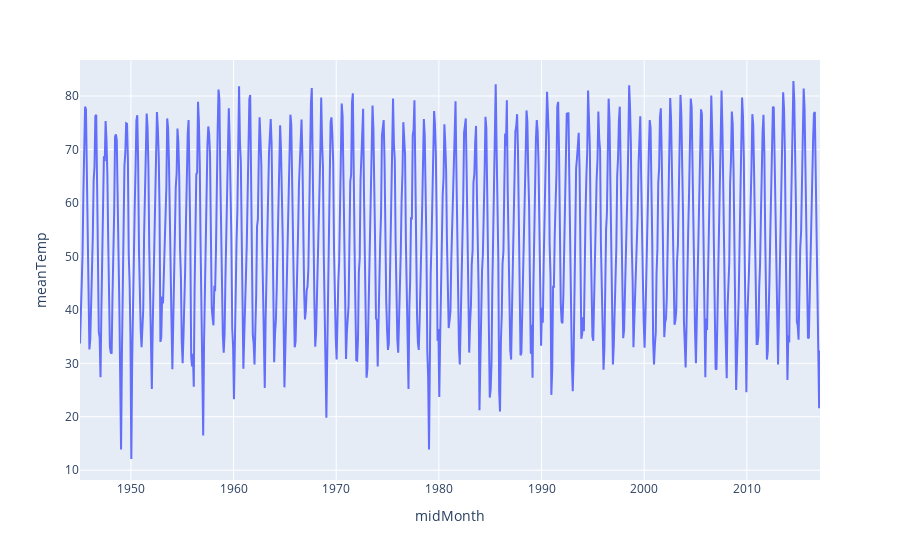

Source (notebook cell):
### Code cell
fig = px.line(df, x="midMonth", y="meanTemp")
fig

### Figure 1 — Plotly figure (JSON) as saved in the notebook; plotly's stock layout.template omitted (floating-point values rounded to 4 significant figures; data arrays with more than 128 entries replaced by an {"elided": "..."} marker saying what was removed)
{"data": [{"hoverlabel": {"namelength": 0}, "hovertemplate": "midMonth=%{x}<br>meanTemp=%{y}", "legendgroup": "", "line": {"color": "#636efa", "dash": "solid"}, "mode": "lines", "name": "", "showlegend": false, "type": "scatter", "x": {"elided": "866 str values"}, "xaxis": "x", "y": {"elided": "866 float values"}, "yaxis": "y"}], "layout": {"legend": {"tracegroupgap": 0}, "margin": {"t": 60}, "xaxis": {"anchor": "y", "domain": [0, 1], "title": {"text": "midMonth"}}, "yaxis": {"anchor": "x", "domain": [0, 1], "title": {"text": "meanTemp"}}}}
